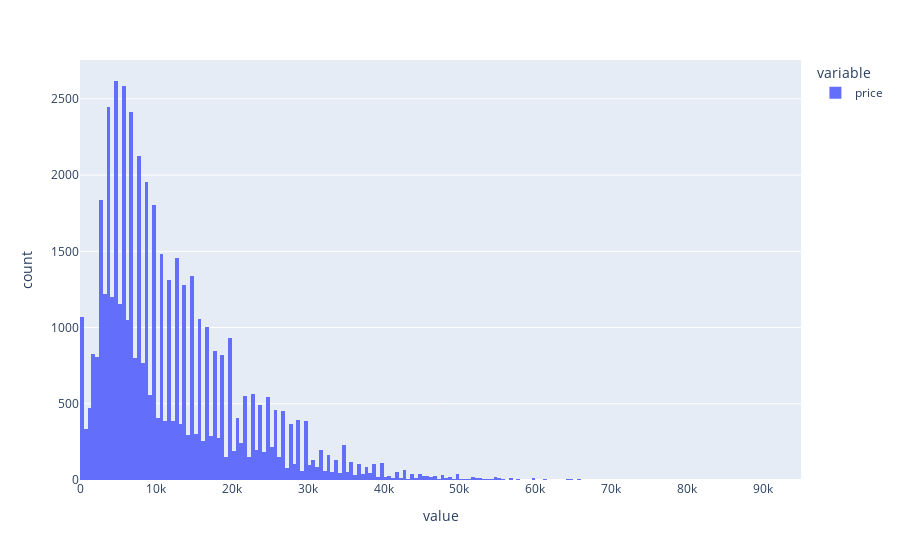

The notebook cell this image was saved under:
### Code cell
data = df[df['price'] <= 100000]
hist_data = data['price']
px.histogram(hist_data)

### Figure 1 — Plotly figure (JSON) as saved in the notebook; plotly's stock layout.template omitted (floating-point values rounded to 4 significant figures; data arrays with more than 128 entries replaced by an {"elided": "..."} marker saying what was removed)
{"data": [{"alignmentgroup": "True", "bingroup": "x", "hovertemplate": "variable=price<br>value=%{x}<br>count=%{y}<extra></extra>", "legendgroup": "price", "marker": {"color": "#636efa", "pattern": {"shape": ""}}, "name": "price", "offsetgroup": "price", "orientation": "v", "showlegend": true, "type": "histogram", "x": {"elided": "51508 int values"}, "xaxis": "x", "yaxis": "y"}], "layout": {"barmode": "relative", "legend": {"title": {"text": "variable"}, "tracegroupgap": 0}, "margin": {"t": 60}, "xaxis": {"anchor": "y", "domain": [0, 1], "title": {"text": "value"}}, "yaxis": {"anchor": "x", "domain": [0, 1], "title": {"text": "count"}}}}
